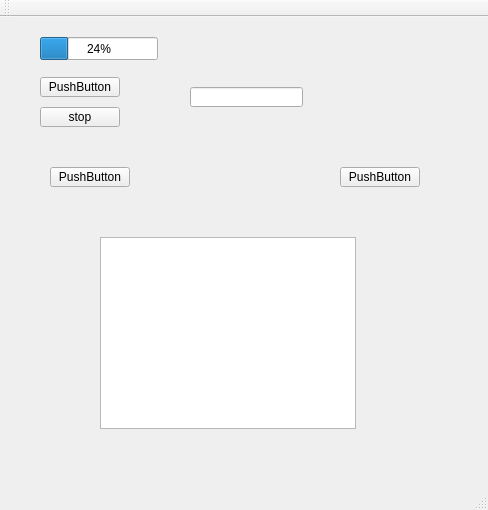
<?xml version="1.0" encoding="UTF-8"?>
<ui version="4.0">
 <class>MainWindow</class>
 <widget class="QMainWindow" name="MainWindow">
  <property name="geometry">
   <rect>
    <x>0</x>
    <y>0</y>
    <width>488</width>
    <height>510</height>
   </rect>
  </property>
  <property name="windowTitle">
   <string>MainWindow</string>
  </property>
  <widget class="QWidget" name="centralWidget">
   <widget class="QPushButton" name="pushButton">
    <property name="geometry">
     <rect>
      <x>40</x>
      <y>60</y>
      <width>80</width>
      <height>20</height>
     </rect>
    </property>
    <property name="text">
     <string>PushButton</string>
    </property>
   </widget>
   <widget class="QLineEdit" name="lineEdit">
    <property name="geometry">
     <rect>
      <x>190</x>
      <y>70</y>
      <width>113</width>
      <height>20</height>
     </rect>
    </property>
   </widget>
   <widget class="QProgressBar" name="progressBar">
    <property name="geometry">
     <rect>
      <x>40</x>
      <y>20</y>
      <width>118</width>
      <height>23</height>
     </rect>
    </property>
    <property name="value">
     <number>24</number>
    </property>
   </widget>
   <widget class="QPushButton" name="pushButton_2">
    <property name="geometry">
     <rect>
      <x>40</x>
      <y>90</y>
      <width>80</width>
      <height>20</height>
     </rect>
    </property>
    <property name="text">
     <string>stop</string>
    </property>
   </widget>
   <widget class="QPushButton" name="pushButton_3">
    <property name="geometry">
     <rect>
      <x>50</x>
      <y>150</y>
      <width>80</width>
      <height>20</height>
     </rect>
    </property>
    <property name="text">
     <string>PushButton</string>
    </property>
   </widget>
   <widget class="QGraphicsView" name="graphicsView">
    <property name="geometry">
     <rect>
      <x>100</x>
      <y>220</y>
      <width>256</width>
      <height>192</height>
     </rect>
    </property>
   </widget>
   <widget class="QPushButton" name="pushButton_4">
    <property name="geometry">
     <rect>
      <x>340</x>
      <y>150</y>
      <width>80</width>
      <height>20</height>
     </rect>
    </property>
    <property name="text">
     <string>PushButton</string>
    </property>
   </widget>
  </widget>
  <widget class="QMenuBar" name="menuBar">
   <property name="geometry">
    <rect>
     <x>0</x>
     <y>0</y>
     <width>488</width>
     <height>21</height>
    </rect>
   </property>
  </widget>
  <widget class="QToolBar" name="mainToolBar">
   <attribute name="toolBarArea">
    <enum>TopToolBarArea</enum>
   </attribute>
   <attribute name="toolBarBreak">
    <bool>false</bool>
   </attribute>
  </widget>
  <widget class="QStatusBar" name="statusBar"/>
 </widget>
 <layoutdefault spacing="6" margin="11"/>
 <resources/>
 <connections/>
</ui>
